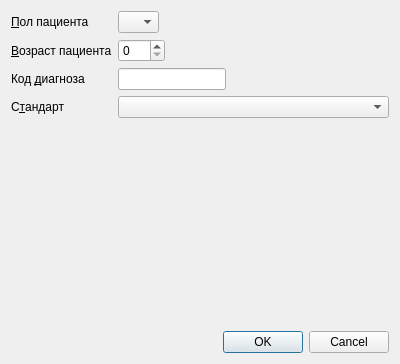
<?xml version="1.0" encoding="UTF-8"?>
<ui version="4.0">
 <class>TestDialog</class>
 <widget class="QDialog" name="TestDialog">
  <property name="geometry">
   <rect>
    <x>0</x>
    <y>0</y>
    <width>400</width>
    <height>364</height>
   </rect>
  </property>
  <property name="windowTitle">
   <string>Испытание КСГ</string>
  </property>
  <layout class="QGridLayout" name="gridLayout">
   <item row="1" column="0">
    <widget class="QLabel" name="lblAge">
     <property name="text">
      <string>&amp;Возраст пациента</string>
     </property>
     <property name="buddy">
      <cstring>edtAge</cstring>
     </property>
    </widget>
   </item>
   <item row="1" column="1">
    <widget class="QSpinBox" name="edtAge">
     <property name="sizePolicy">
      <sizepolicy hsizetype="Maximum" vsizetype="Fixed">
       <horstretch>0</horstretch>
       <verstretch>0</verstretch>
      </sizepolicy>
     </property>
     <property name="maximum">
      <number>150</number>
     </property>
    </widget>
   </item>
   <item row="3" column="0">
    <widget class="QLabel" name="lblMKB">
     <property name="text">
      <string>Код &amp;диагноза</string>
     </property>
     <property name="buddy">
      <cstring>edtMKB</cstring>
     </property>
    </widget>
   </item>
   <item row="3" column="1">
    <widget class="CICDCodeEditEx" name="edtMKB">
     <property name="sizePolicy">
      <sizepolicy hsizetype="Minimum" vsizetype="Fixed">
       <horstretch>0</horstretch>
       <verstretch>0</verstretch>
      </sizepolicy>
     </property>
    </widget>
   </item>
   <item row="4" column="0">
    <widget class="QLabel" name="lblMES">
     <property name="text">
      <string>С&amp;тандарт</string>
     </property>
     <property name="buddy">
      <cstring>cmbCSG</cstring>
     </property>
    </widget>
   </item>
   <item row="4" column="1" colspan="2">
    <widget class="CCSGComboBox" name="cmbCSG"/>
   </item>
   <item row="5" column="0" colspan="2">
    <spacer>
     <property name="orientation">
      <enum>Qt::Vertical</enum>
     </property>
     <property name="sizeHint" stdset="0">
      <size>
       <width>20</width>
       <height>131</height>
      </size>
     </property>
    </spacer>
   </item>
   <item row="6" column="0" colspan="3">
    <widget class="QDialogButtonBox" name="buttonBox">
     <property name="orientation">
      <enum>Qt::Horizontal</enum>
     </property>
     <property name="standardButtons">
      <set>QDialogButtonBox::Cancel|QDialogButtonBox::Ok</set>
     </property>
    </widget>
   </item>
   <item row="3" column="2">
    <spacer name="horizontalSpacer">
     <property name="orientation">
      <enum>Qt::Horizontal</enum>
     </property>
     <property name="sizeHint" stdset="0">
      <size>
       <width>40</width>
       <height>20</height>
      </size>
     </property>
    </spacer>
   </item>
   <item row="0" column="0">
    <widget class="QLabel" name="lblSex">
     <property name="text">
      <string>&amp;Пол пациента</string>
     </property>
     <property name="buddy">
      <cstring>cmbSex</cstring>
     </property>
    </widget>
   </item>
   <item row="0" column="1">
    <widget class="QComboBox" name="cmbSex">
     <property name="sizePolicy">
      <sizepolicy hsizetype="Maximum" vsizetype="Fixed">
       <horstretch>0</horstretch>
       <verstretch>0</verstretch>
      </sizepolicy>
     </property>
     <item>
      <property name="text">
       <string/>
      </property>
     </item>
     <item>
      <property name="text">
       <string>М</string>
      </property>
     </item>
     <item>
      <property name="text">
       <string>Ж</string>
      </property>
     </item>
    </widget>
   </item>
  </layout>
 </widget>
 <customwidgets>
  <customwidget>
   <class>CCSGComboBox</class>
   <extends>QComboBox</extends>
   <header>library/CSG/CSGComboBox.h</header>
  </customwidget>
  <customwidget>
   <class>CICDCodeEditEx</class>
   <extends>QLineEdit</extends>
   <header>library/ICDCodeEdit.h</header>
  </customwidget>
 </customwidgets>
 <tabstops>
  <tabstop>cmbSex</tabstop>
  <tabstop>edtAge</tabstop>
  <tabstop>edtMKB</tabstop>
  <tabstop>cmbCSG</tabstop>
  <tabstop>buttonBox</tabstop>
 </tabstops>
 <resources/>
 <connections>
  <connection>
   <sender>buttonBox</sender>
   <signal>accepted()</signal>
   <receiver>TestDialog</receiver>
   <slot>accept()</slot>
   <hints>
    <hint type="sourcelabel">
     <x>266</x>
     <y>219</y>
    </hint>
    <hint type="destinationlabel">
     <x>157</x>
     <y>228</y>
    </hint>
   </hints>
  </connection>
  <connection>
   <sender>buttonBox</sender>
   <signal>rejected()</signal>
   <receiver>TestDialog</receiver>
   <slot>reject()</slot>
   <hints>
    <hint type="sourcelabel">
     <x>334</x>
     <y>219</y>
    </hint>
    <hint type="destinationlabel">
     <x>286</x>
     <y>228</y>
    </hint>
   </hints>
  </connection>
 </connections>
</ui>
